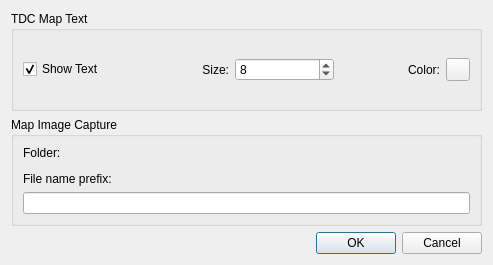
<?xml version="1.0" encoding="UTF-8"?>
<ui version="4.0">
 <class>QTDC_Settings</class>
 <widget class="QFrame" name="QTDC_Settings">
  <property name="geometry">
   <rect>
    <x>0</x>
    <y>0</y>
    <width>493</width>
    <height>265</height>
   </rect>
  </property>
  <property name="windowTitle">
   <string>Settings</string>
  </property>
  <layout class="QVBoxLayout" name="verticalLayout">
   <item>
    <widget class="QGroupBox" name="groupBox">
     <property name="title">
      <string>TDC Map Text </string>
     </property>
     <layout class="QHBoxLayout" name="horizontalLayout">
      <item>
       <widget class="QCheckBox" name="showInfoTextBox">
        <property name="text">
         <string>Show Text</string>
        </property>
        <property name="checked">
         <bool>true</bool>
        </property>
       </widget>
      </item>
      <item>
       <widget class="QLabel" name="label">
        <property name="text">
         <string>Size:</string>
        </property>
        <property name="alignment">
         <set>Qt::AlignRight|Qt::AlignTrailing|Qt::AlignVCenter</set>
        </property>
       </widget>
      </item>
      <item>
       <widget class="QgsSpinBox" name="textSizeSpinner">
        <property name="minimum">
         <number>5</number>
        </property>
        <property name="maximum">
         <number>24</number>
        </property>
        <property name="value">
         <number>8</number>
        </property>
       </widget>
      </item>
      <item>
       <widget class="QLabel" name="label_2">
        <property name="layoutDirection">
         <enum>Qt::RightToLeft</enum>
        </property>
        <property name="text">
         <string>Color:</string>
        </property>
        <property name="alignment">
         <set>Qt::AlignRight|Qt::AlignTrailing|Qt::AlignVCenter</set>
        </property>
       </widget>
      </item>
      <item>
       <widget class="QgsColorButton" name="textColorButton"/>
      </item>
     </layout>
    </widget>
   </item>
   <item>
    <widget class="QGroupBox" name="ImageCaptureGroup">
     <property name="title">
      <string>Map Image Capture</string>
     </property>
     <layout class="QGridLayout" name="gridLayout">
      <item row="0" column="0">
       <widget class="QLabel" name="label_3">
        <property name="text">
         <string>Folder:</string>
        </property>
       </widget>
      </item>
      <item row="1" column="0">
       <widget class="QgsFileWidget" name="captureFolderChooser"/>
      </item>
      <item row="2" column="0">
       <widget class="QLabel" name="label_4">
        <property name="text">
         <string>File name prefix:</string>
        </property>
       </widget>
      </item>
      <item row="3" column="0">
       <widget class="QLineEdit" name="capturePrefixText"/>
      </item>
     </layout>
    </widget>
   </item>
   <item>
    <widget class="QDialogButtonBox" name="buttonBox">
     <property name="standardButtons">
      <set>QDialogButtonBox::Cancel|QDialogButtonBox::Ok</set>
     </property>
    </widget>
   </item>
  </layout>
 </widget>
 <customwidgets>
  <customwidget>
   <class>QgsColorButton</class>
   <extends>QToolButton</extends>
   <header>qgscolorbutton.h</header>
  </customwidget>
  <customwidget>
   <class>QgsFileWidget</class>
   <extends>QWidget</extends>
   <header>qgsfilewidget.h</header>
  </customwidget>
  <customwidget>
   <class>QgsSpinBox</class>
   <extends>QSpinBox</extends>
   <header>qgsspinbox.h</header>
  </customwidget>
 </customwidgets>
 <resources/>
 <connections/>
</ui>
